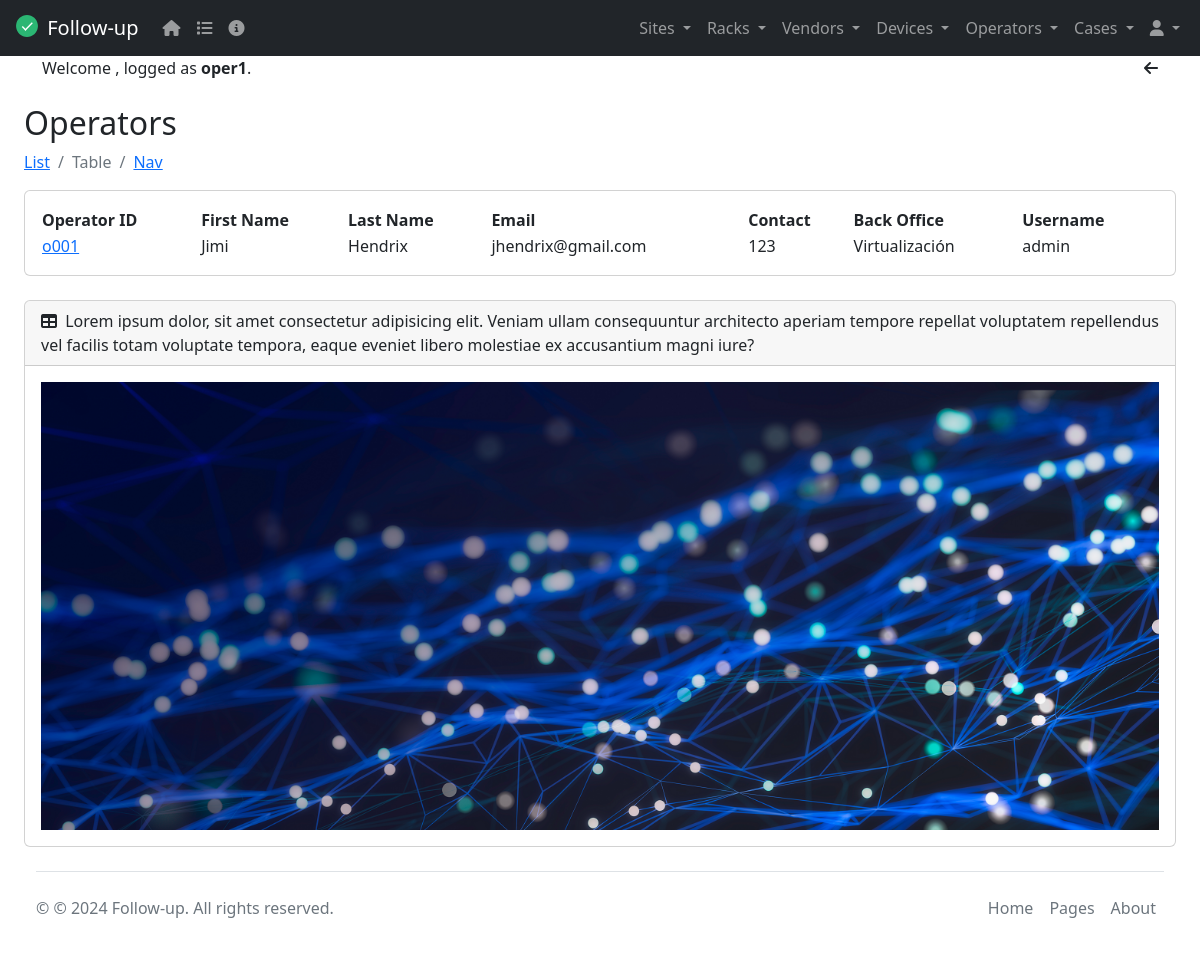
Page /operator_table/ (signed in) on the earlier database version.
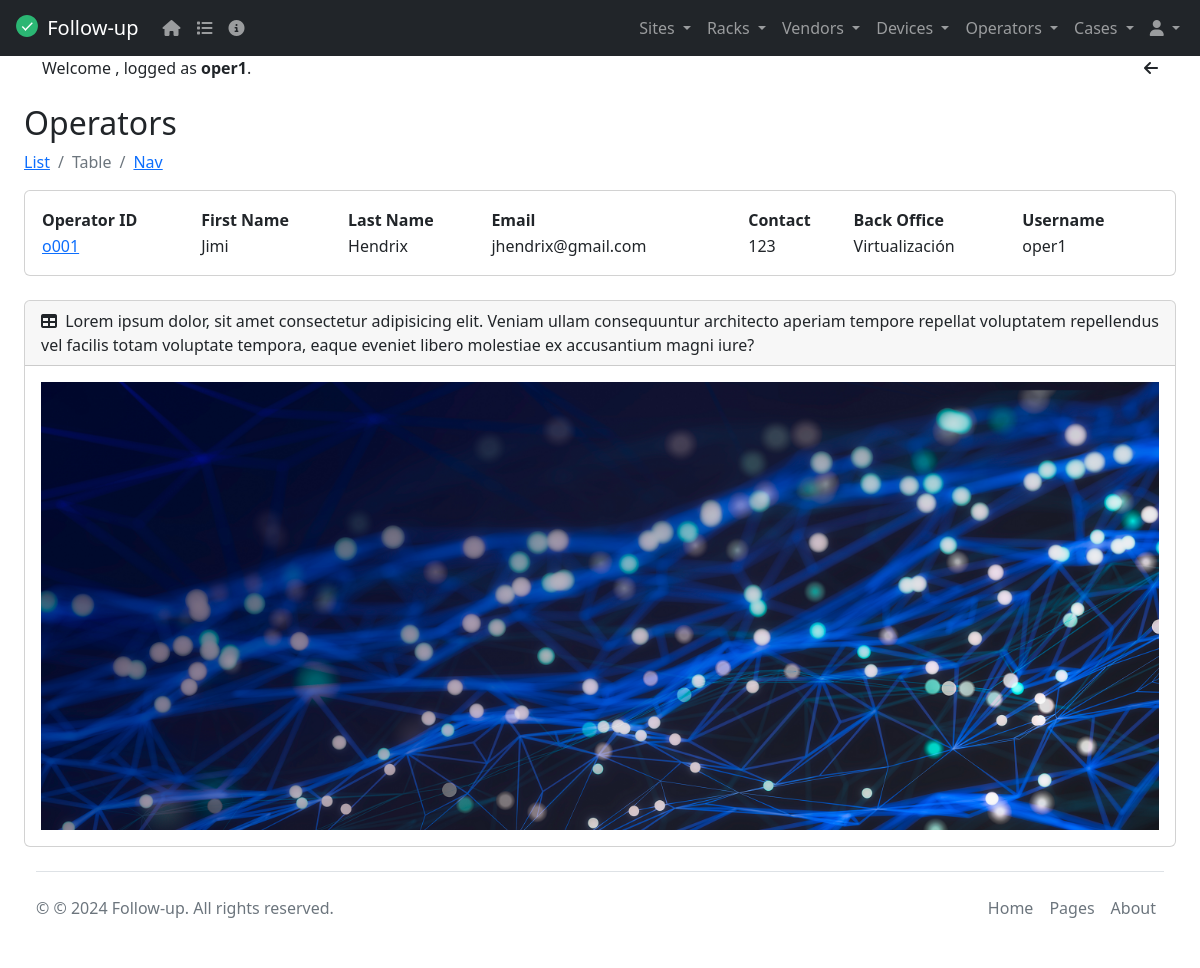
Same page on the later database version.
### tasks/models.py (models this page shows, shortened)
class Operator(models.Model):
  operatorId = models.CharField(max_length=6)
  firstName = models.CharField(max_length=20)
  lastName = models.CharField(max_length=20)
  email = models.EmailField()
  contact = models.IntegerField()
  backOffice = models.CharField(max_length=20)
  user = models.OneToOneField(User, on_delete=models.CASCADE, null=True)
  operatorImage = models.ImageField(upload_to='operators', blank=True, null=True, default="/media/static/default.png")
  class Meta():
    verbose_name = 'Operator'
    verbose_name_plural = 'Operators'
    ordering = ('operatorId', 'firstName', 'lastName')
    unique_together = ('operatorId', 'firstName', 'lastName')

### tasks/views.py (the view)
# urls.py: path('operator_table/', views.operator_table, name='operator_table'),
@login_required
def operator_table(request):
    operators = Operator.objects.all()
    return render(request, 'operator_table.html', {'operators': operators})

### tasks/templates/operator_table.html (shortened to what this page needs)
{% extends 'base.html' %}
{% block content %}
<h2 class="mt-4">Operators</h2>
<nav aria-label="breadcrumb">
  <ol class="breadcrumb">
    <li class="breadcrumb-item"><a href="/operators">List</a></li>
    <li class="breadcrumb-item active" aria-current="page">Table</li>
    <li class="breadcrumb-item"><a href="/operator_nav/1">Nav</a></li>
  </ol>
</nav>
<div class="card mb-4">
  <div class="card-body">
    <table id="example" class="display" style="width:100%">
        <thead>
            <tr>
                <th>Operator ID</th>
                <th>First Name</th>
                <th>Last Name</th>
                <th>Email</th>
                <th>Contact</th>
                <th>Back Office</th>
                <th>Username</th>
            </tr>
        </thead>
        <tbody>
            {% for operator in operators %}
            <tr>
                <td><a href="{% url 'operator_nav' operator.id %}">{{ operator.operatorId }}</a></td>
                <td>{{ operator.firstName }}</td>
                <td>{{ operator.lastName }}</td>
                <td>{{ operator.email }}</td>
                <td>{{ operator.contact }}</td>
                <td>{{ operator.backOffice }}</td>
                <td>{{ operator.user.username }}</td>
            </tr>
            {% endfor %}
        </tbody>
    </table>
  </div>
</div>
{% endblock %}

Differences in the rows shown:
changed Operator "Jimi": user.username "admin" → "oper1"
